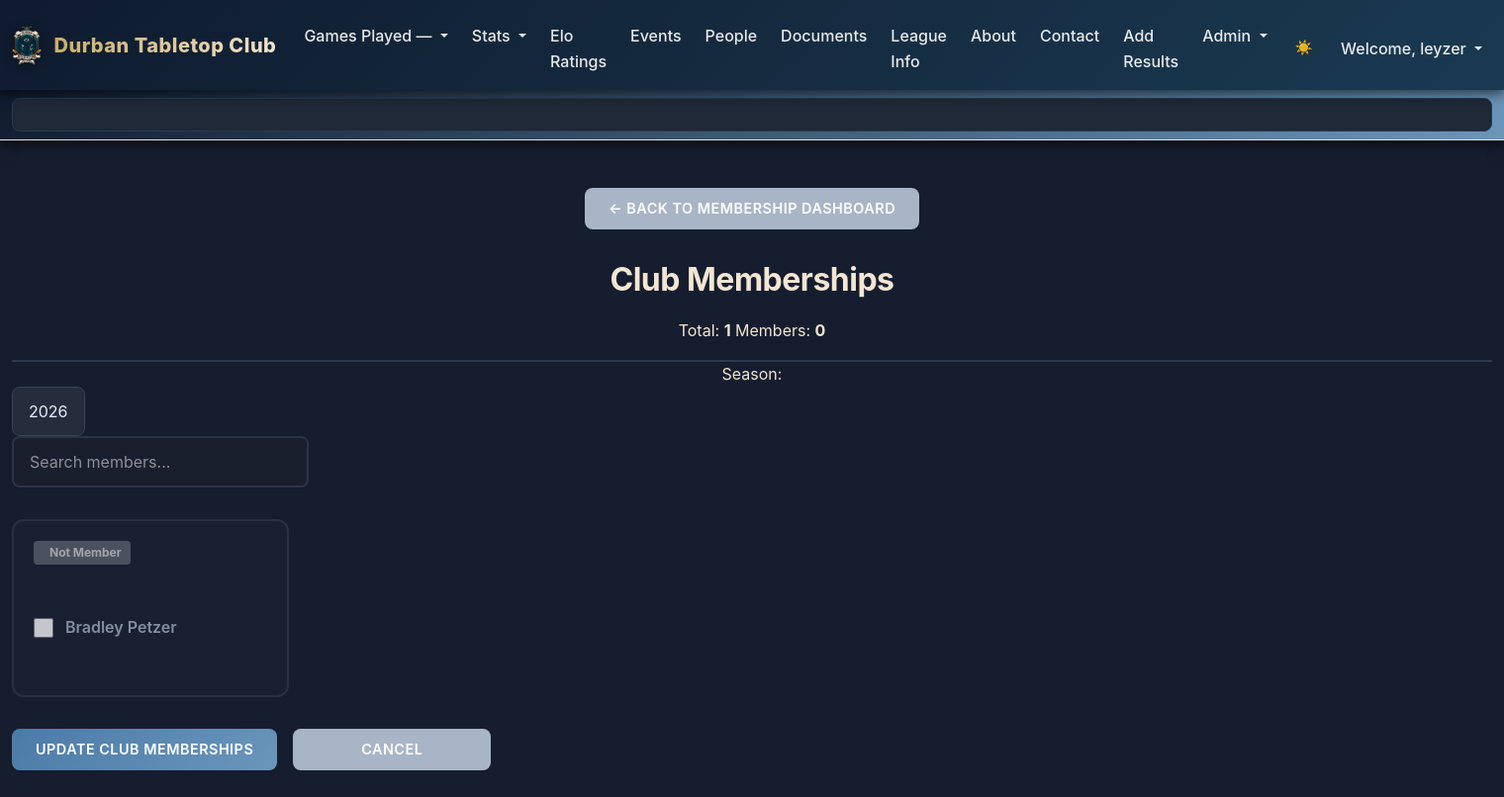
The app's page /admin/club_memberships (signed in) with its own data.
### tables this page shows
CREATE TABLE users (
    user_id        INTEGER PRIMARY KEY,
    email          TEXT NOT NULL UNIQUE,
    "user_name"   TEXT NOT NULL,
    password_hash  TEXT NOT NULL,
    is_active      INTEGER NOT NULL DEFAULT 1,
    created_at     TEXT NOT NULL DEFAULT (datetime('now'))
, "full_name" TEXT NOT NULL, is_provisional INTEGER DEFAULT 0);

CREATE TABLE seasons (
    season_id          INTEGER PRIMARY KEY,
    name               TEXT NOT NULL,           -- e.g., "2026 League"
    year               INTEGER NOT NULL,
    start_date         TEXT NOT NULL,           -- ISO date
    end_date           TEXT NOT NULL,
    status             TEXT NOT NULL DEFAULT 'active'  -- 'active', 'archived'
);

### routes/admin.py (the view)
@admin_bp.route("/admin/club_memberships", methods=["GET"])
@login_required
def admin_club_memberships():
    user_id = session["user_id"]
    if not is_admin(user_id):
        flash("You do not have permission to access this page.", "danger")
        return redirect("/")
    with sqlite3.connect("GPTLeague.db") as conn:
        conn.row_factory = sqlite3.Row
        cursor = conn.cursor()
        seasons = cursor.execute("SELECT season_id, year FROM seasons ORDER BY year DESC").fetchall()
        selected_year = request.args.get("season") or CURRENT_YEAR()
        season_row = cursor.execute(
            "SELECT season_id FROM seasons WHERE year = ?", (selected_year,)
        ).fetchone()
        if not season_row:
            flash(f"No season found for {selected_year}. Please add it first.", "warning")
            return redirect(url_for("admin.admin_memberships_dashboard"))
        season_id = season_row["season_id"]
        club_users = cursor.execute("""
            SELECT u.user_id, u.user_name, u.full_name,
                   COALESCE(cm.is_member, 0) AS is_member
            FROM users u
            LEFT JOIN club_memberships cm
            ON cm.user_id = u.user_id AND cm.season_id = ?
            ORDER BY u.full_name
        """, (season_id,)).fetchall()
    return render_template("admin_club_memberships.html",
                           seasons=seasons,
                           selected_year=selected_year,
                           club_users=club_users)

### helpers.py (called while the page is built)
def login_required(f):
    @wraps(f)
    def decorated_function(*args, **kwargs):
        if session.get("user_id") is None:
            return redirect("/login")
        return f(*args, **kwargs)
    return decorated_function

def CURRENT_YEAR():
    try:
        with sqlite3.connect('GPTLeague.db') as connection:
            cursor = connection.cursor()
            year = cursor.execute("SELECT year FROM seasons ORDER BY year DESC LIMIT 1").fetchone()
            return year[0] if year else None
    except Exception as e:
        logger.error(f"Database error in CURRENT_YEAR: {str(e)}")
        return None

def is_admin(user_id):
    with sqlite3.connect("GPTLeague.db") as conn:
        conn.row_factory = sqlite3.Row
        cursor = conn.cursor()
        role = cursor.execute(
            "SELECT 1 FROM user_roles WHERE user_id = ? AND role = 'admin'",
            (user_id,)
        ).fetchone()
        return role is not None

### server.py (called while the page is built)
def inject_systems():
    with sqlite3.connect("GPTLeague.db") as conn:
        conn.row_factory = sqlite3.Row
        cursor = conn.cursor()
        systems_list = cursor.execute("SELECT system_id, system_name FROM systems").fetchall()
    return dict(systems=systems_list)

def inject_current_user():
    if 'user_id' in session:
        with sqlite3.connect("GPTLeague.db") as conn:
            conn.row_factory = sqlite3.Row
            cursor = conn.cursor()
            user = cursor.execute(
                "SELECT user_id, user_name FROM users WHERE user_id = ?",
                (session['user_id'],)
            ).fetchone()
            role = cursor.execute(
                "SELECT 1 FROM user_roles WHERE user_id = ? AND role = 'admin'",
                (session['user_id'],)
            ).fetchone()
        if user:
            return dict(current_user={
                "user_id": user["user_id"],
                "user_name": user["user_name"],
                "is_admin": role is not None
            })
    return dict(current_user=None)

### templates/admin_club_memberships.html (shortened to what this page needs)
{% extends "layout.html" %}
{% block main %}
<a href="{{ url_for('admin.admin_memberships_dashboard') }}" class="btn btn-secondary">← Back to Membership Dashboard</a>
<div class="membership-header">
    <div class="membership-title-section">
        <h2>Club Memberships</h2>
        <div class="membership-stats">
            <span class="stat-badge">Total: <strong id="totalMembers">{{ club_users|length }}</strong></span>
            <span class="stat-badge">Members: <strong id="activeMemberCount">{{ club_users|selectattr('is_member')|list|length }}</strong></span>
        </div>
    </div>
</div>
<form method="post" action="{{ url_for('admin.update_club_memberships') }}">
    <div class="membership-controls">
        <div class="season-selector">
            <label for="seasonSelect">Season:</label>
            <select id="seasonSelect" name="season" class="form-control" style="width: auto;">
                <option selected>{{ selected_year }}</option>
            </select>
        </div>
        <input type="text" id="playerSearch" class="form-control" placeholder="Search members..."
               style="max-width: 300px;">
    </div>
    <div class="membership-grid" id="membershipGrid">
        {% for user in club_users %}
        <div class="membership-card-wrapper" data-player-name="{{ user.full_name|lower }}">
            <div class="membership-card {% if user.is_member %}active-member{% else %}inactive-member{% endif %}">
                <div class="member-card-header">
                    <div class="member-status-indicator">
                        {% if user.is_member %}
                        <span class="badge bg-success"><i class="bi bi-check-circle"></i> Member</span>
                        {% else %}
                        <span class="badge bg-secondary"> Not Member</span>
                        {% endif %}
                    </div>
                </div>
                <div class="member-card-body">
                    <label class="member-checkbox-label">
                        <input type="checkbox" class="member-checkbox" name="members[]"
                               value="{{ user.user_id }}" {% if user.is_member %}checked{% endif %}>
                        <span class="player-name">{{ user.full_name }}</span>
                    </label>
                </div>
            </div>
        </div>
        {% endfor %}
    </div>
    <div class="membership-footer">
        <button type="submit" class="btn btn-primary">Update Club Memberships</button>
        <a href="{{ url_for('admin.admin_memberships_dashboard') }}" class="btn btn-secondary">Cancel</a>
    </div>
</form>
{% endblock %}

### templates/layout.html (shortened to what this page needs)
<!DOCTYPE html>
<html lang="en">
<head>
  <link href="https://cdn.jsdelivr.net/npm/bootstrap@5.1.3/dist/css/bootstrap.min.css"
 rel="stylesheet">
  <link href="{{ url_for('static', filename='styles.css') }}" rel="stylesheet">
</head>
    <body>
        <nav class="navbar navbar-expand-md navbar-dark dtc-navbar">
            <div class="container-fluid">
                <a class="navbar-brand dtc-brand" href="/overall">
                    <img src="{{ url_for('static', filename='dtc_logo.png') }}" alt="DTC Logo" class="dtc-logo">
                    <span class="brand-text">Durban Tabletop Club</span>
                </a>
                <div class="collapse navbar-collapse" id="navbar">
                    {% if current_user%}
                        <ul class="navbar-nav ms-auto mt-2">
                            <li class="nav-item dropdown">
                                <a class="nav-link dropdown-toggle" href="#" id="systemDropdown" role="button"
                                data-bs-toggle="dropdown" aria-expanded="false">
                                Games Played — {{ system_name }}
                                </a>
                            </li>
                            <li class="nav-item dropdown">
                                <a class="nav-link dropdown-toggle" href="#" id="statsDropdown" role="button"
                                data-bs-toggle="dropdown" aria-expanded="false">
                                Stats
                                </a>
                            </li>
                            <li class="nav-item"><a class="nav-link" href="/elo_ratings">Elo Ratings</a></li>
                            <li class="nav-item"><a class="nav-link" href="{{ url_for('main.events') }}">Events</a></li>
                            <li class="nav-item"><a class="nav-link" href="{{ url_for('main.people') }}">People</a></li>
                            <li class="nav-item"><a class="nav-link" href="{{ url_for('main.documents') }}">Documents</a></li>
                            <li class="nav-item"><a class="nav-link" href="{{ url_for('main.league_formats') }}">League Info</a></li>
                            <li class="nav-item"><a class="nav-link" href="/about">About</a></li>
                            <li class="nav-item"><a class="nav-link" href="{{ url_for('main.contact') }}">Contact</a></li>
                            {% if current_user and current_user.is_admin %}
                                <li class="nav-item"><a class="nav-link" href="{{ url_for('leagues.league') }}">Add Results</a></li>
                                <li class="nav-item dropdown">
                                    <a class="nav-link dropdown-toggle" href="#" id="adminDropdown" role="button" data-bs-toggle="dropdown" aria-expanded="false">
                                        Admin
                                    </a>
                                </li>
                            {% endif %}
                        </ul>
                        <ul class="navbar-nav ms-auto mt-2">
                            <li class="nav-item">
                                <button class="nav-link btn btn-link dark-mode-toggle" type="button" aria-label="Toggle dark mode" style="border: none; background: none; padding: 0.5rem 0.75rem; color: rgba(255, 255, 255, 0.9);">
                                    <span class="theme-icon">🌙</span>
                                </button>
                            </li>
                            <li class="nav-item dropdown">
                                <a class="nav-link dropdown-toggle" href="#" id="userDropdown" role="button"
                                data-bs-toggle="dropdown" aria-expanded="false">
                                Welcome, {{ current_user['user_name'] }}
                                </a>
                            </li>
                        </ul>
                    {% endif %}
                </div>
            </div>
        </nav>
        {% block breadcrumbs %}
        <nav aria-label="breadcrumb" class="bg-light py-2 border-bottom">
            <div class="container-fluid">
                <ol class="breadcrumb mb-0">
                </ol>
            </div>
        </nav>
        {% endblock %}
        <main class="container-fluid py-5 text-center">
            {% block main %}{% endblock %}
        </main>
    </body>
</html>

### records on screen
users: user_name "leyzer", full_name "Bradley Petzer"
seasons: season "2026"

### other values on screen
{{ club_users|length }} "1"
{{ club_users|selectattr('is_member')|list|length }} "0"
